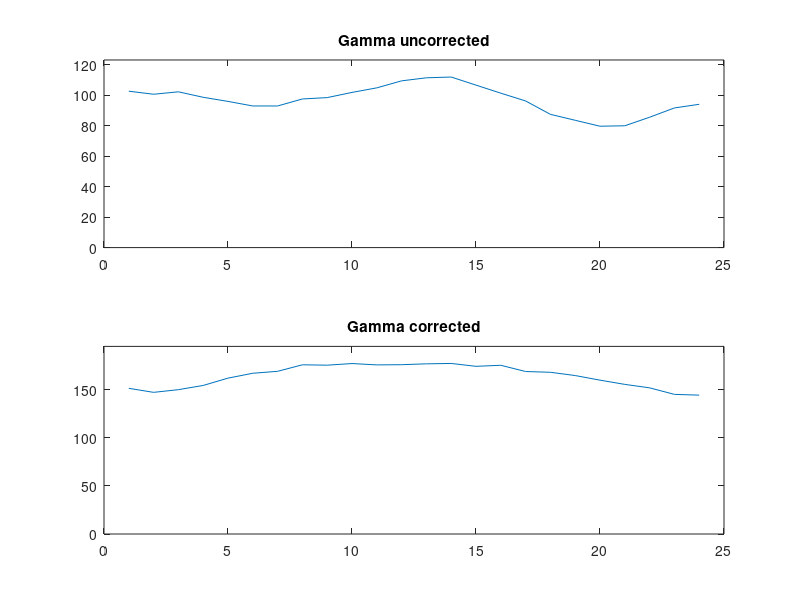
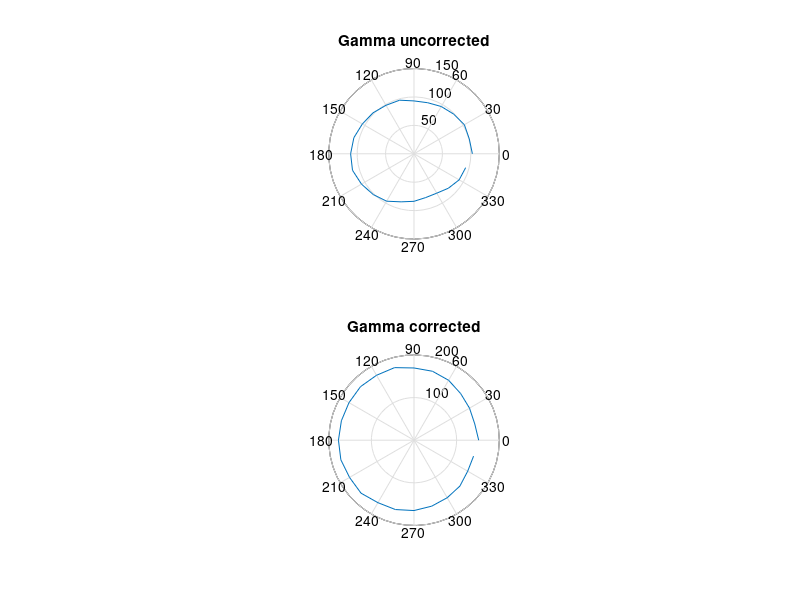

MATLAB code to generate these figures, in order:


%took lux readings from spectroradiometer with and without gamma
%correction applied 5/31/2017. Spec was mounted with camera facing screen
%center, at constant distance throughout all readings. 

readings_uncorrected = [102.7,100.7,102.3,98.7,96.0,93.0,93.0,97.6,98.5,101.9,104.9,109.5,111.5,112.0,106.7,101.4,96.3,87.5,83.6,79.7,80.0,85.6,91.7,94.1];

readings_corrected = [151.7,147.5,150.3,154.7,162.3,167.4,169.4,176.2,175.8,177.5,176.1,176.3,177.2,177.6,174.6,175.7,169.2,168.4,165.0,160.2,155.8,152.2,145.4,144.6];

figure
subplot(2,1,1)
plot(readings_uncorrected)
ylim([0, 1.1*max(readings_uncorrected)])
title('Gamma uncorrected')
subplot(2,1,2)
plot(readings_corrected)
ylim([0, 1.1*max(readings_corrected)])
title('Gamma corrected')

figure
subplot(2,1,1)
polar(deg2rad(0:15:345),readings_uncorrected)
title('Gamma uncorrected')
subplot(2,1,2)
polar(deg2rad(0:15:345),readings_corrected)
title('Gamma corrected')



